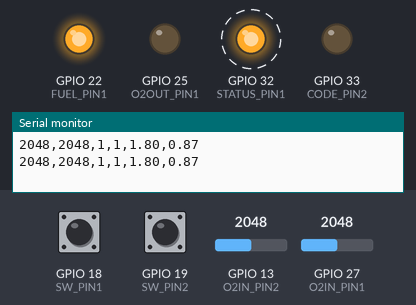
This sketch was run on a simulated ESP32. Shown: output pins drawn as LEDs (lit = HIGH), the last lines printed to the serial monitor. Dashed ring = blinking. The test bench sets the inputs (shaded band); at power-on: GPIO 27 (O2IN_PIN1) = 2048, GPIO 19 (SW_PIN2) HIGH, GPIO 13 (O2IN_PIN2) = 2048, GPIO 18 (SW_PIN1) HIGH. Pins used as bus, display or sensor lines are not drawn.

Above: at 1.4 s.
1.5 s: GPIO 27 (O2IN_PIN1) set to 1344
4.7 s: GPIO 27 (O2IN_PIN1) set to 1255
At 5.9 s:
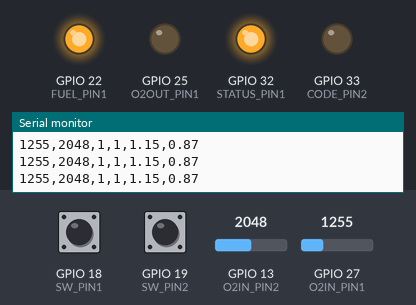
6.2 s: GPIO 19 (SW_PIN2) pulled LOW for 0.75 s
At 6.8 s:
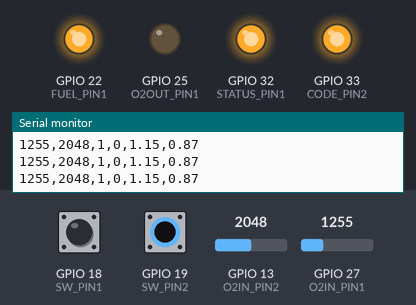
8.5 s: GPIO 27 (O2IN_PIN1) set to 385
At 9.6 s:
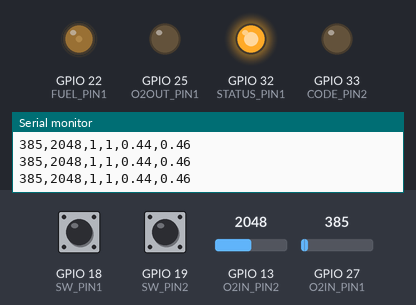
10.0 s: GPIO 27 (O2IN_PIN1) set to 334
At 11.0 s:
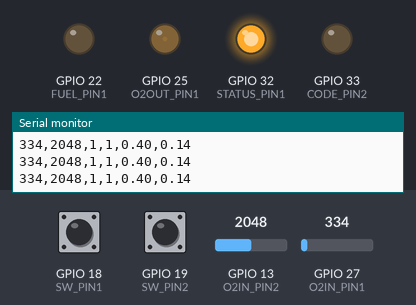
11.5 s: GPIO 19 (SW_PIN2) pulled LOW for 1 s
At 12.3 s:
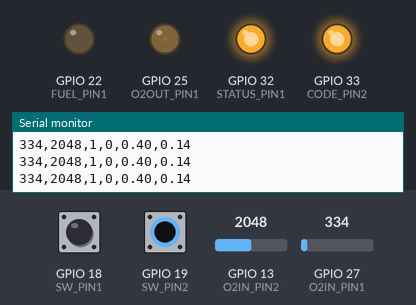
Timing chart, 0 to 14.5 s (numbered marks = the images above; inputs shaded):
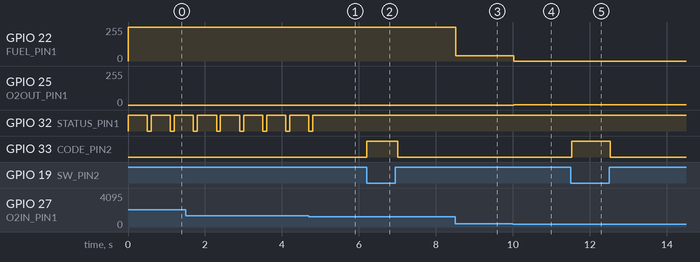

Measured:
- the behaviour switches between 1315 and 1314 on GPIO 27 (O2IN_PIN1) (found by bisection; images 0 and 1)
- after the input at 4.7 s, GPIO 32 (STATUS_PIN1): goes on until 4.8 s, then stays HIGH
- after the input at 6.2 s, GPIO 33 (CODE_PIN2): LOW → HIGH at once, → LOW 0.80 s later
- after the input at 8.5 s, GPIO 22 (FUEL_PIN1): 255/255 → 40/255 at once
- after the input at 10.0 s, GPIO 22 (FUEL_PIN1): 40/255 → 0/255 at once; GPIO 25 (O2OUT_PIN1): 0/255 → 3/255 at once
- after the input at 11.5 s, GPIO 33 (CODE_PIN2): LOW → HIGH at once, → LOW 1.0 s later
- by itself, GPIO 32 (STATUS_PIN1): alternates HIGH for 0.50 s and LOW for 0.10 s

The sketch:

narrowband_shifter2_0.ino
```cpp
///////// Description //////////
/*
  This is a lambda shift device for engines with narrow band sensors.
  Normally, the ECU judges the O2 sensor output of 0.4 to 0.5v as A/F 14.7,
  below 0.4v as lean, and above 0.5v as rich.

  This device receives the output from the O2 sensor at A6, shifts the in_voltage to be sent to the ECU, and outputs it to D3.
  Three different values are shifted by switches.
  -SW1 On: A/F ratio 14.0 Best power
  -SW2 On: A/F ratio 15.4 Best economy
  SW Off: A/F Ratio: 14.7 Stock The amount to be shifted can be adjusted by changing variables.

  STATUS_LED
  For detecting O2 sensor failure and checking switch settings.
  When the O2 sensor input is 0.1v or less (when the engine is stopped), the following operation is performed.
  -SW1 on: Flashes every 0.2 seconds
  -SW2 on: Flashes every 1 second
  -SW off: Flashes every 0.5 sec.
  If the blinking continues even after the engine is turned on, there is a possibility of 02 sensor failure.
  If the blinking interval does not change even after switching the switch, the switch may be faulty.

  Fuel_LED
  Lights up when the rich signal is sent to the ECU. You can check if it is working properly as a system.
  If the light does not come on when the engine is started and the accelerator pedal is opened, there may be some kind of error.
*/

///// A/F Config /////
// If you want to change A/F, Change value.
//-0.30 15.4
//-0.20 15.1
//-0.10 14.9
// 0.00 14.7
// 0.10 14.5
// 0.20 14.3
// 0.30 14.0
// 0.40 13.6-

const float sw1_shift = 0.30;
const float sw2_shift = 0.40;
const float swoff_shift = 0;

////////// Program ///////////
///// Update duration ////
const int update_frequency = 100;

//These are HW configuration.  Don't change this value
//
const int O2IN_PIN1 = 27;
const int O2IN_PIN2 = 13;
const int O2OUT_PIN1 = 25;
const int SW_PIN1 = 18;
const int SW_PIN2 = 19;
const int STATUS_PIN1 = 32;
const int FUEL_PIN1 = 22;
const int CODE_PIN1 = 23;
const int CODE_PIN2 = 33;

const int out_duty_low = 3;
const int out_duty_mid = 29;
const int out_duty_high = 63;
const float  min_volt = 0.14;

////////// Execution Part //////////
void setup() {
  Serial.begin( 9600 );
  pinMode( STATUS_PIN1, OUTPUT );
  //  pinMode( FUEL_PIN1, OUTPUT );
  pinMode( O2OUT_PIN1, OUTPUT );
  pinMode( SW_PIN1, INPUT_PULLUP );
  pinMode( SW_PIN2, INPUT_PULLUP );
  pinMode( CODE_PIN1, OUTPUT );
  pinMode( CODE_PIN2, OUTPUT );

  ledcSetup(0, 12800, 8);
  ledcAttachPin(FUEL_PIN1, 0);
}

void loop() {
  //  digitalWrite(FUEL_PIN1, HIGH);
  int o2_value1 = analogRead( O2IN_PIN1 );
  int o2_value2 = analogRead( O2IN_PIN2 );
  int sw1_value = digitalRead( SW_PIN1 );
  int sw2_value = digitalRead( SW_PIN2 );
  //  float in_volt = o2_value1 * 3.9 / 4096.0;
  //  float in_volt = (o2_value1 + 161) / 1260.0;
  float in_volt = (o2_value1 + 161) / 1230.0;

  float out_volt;
  float serial_out_volt;

  // Status LED turning on
  digitalWrite(STATUS_PIN1, HIGH);

  ///// SW1
  // Cording Plug
  digitalWrite(CODE_PIN1, HIGH );
  digitalWrite(CODE_PIN2, LOW );

  if (sw1_value == 0 ) {
    // OUTPUT to ECU and Rich LED
    serial_out_volt = out_proc(in_volt, sw1_shift);

    // STATUS LED　
    if (in_volt < min_volt || in_volt > 1.2) {
      delay(200);
      digitalWrite(STATUS_PIN1, LOW );
    }
  }

  ///// SW OFF
  if (sw1_value == 1 && sw2_value == 1 ) {
    // Cording Plug
    digitalWrite(CODE_PIN1, LOW );
    digitalWrite(CODE_PIN2, LOW );

    // OUTPUT to ECU and Rich LED
    serial_out_volt = out_proc(in_volt, swoff_shift);

    ///// STATUS LED　
    if (in_volt < min_volt || in_volt > 1.2) {
      delay(500);
      digitalWrite(STATUS_PIN1, LOW);
    }
  }

  // SW2
  if (sw2_value == 0 ) {
    // Cording Plug
    digitalWrite(CODE_PIN1, LOW );
    digitalWrite(CODE_PIN2, HIGH );

    // OUTPUT to ECU and Rich LED
    serial_out_volt = out_proc(in_volt, sw2_shift);

    // STATUS LED　
    if (in_volt < min_volt || in_volt > 1.2) {
      delay(1000);
      digitalWrite(STATUS_PIN1, LOW);
    }
  }
  // for logging //
  Serial.print( o2_value1 );
  Serial.print( "," );
  Serial.print( o2_value2 );
  Serial.print( "," );
  Serial.print( sw1_value );
  Serial.print( "," );
  Serial.print( sw2_value );
  Serial.print( "," );
  Serial.print( in_volt );
  Serial.print( "," );
  Serial.println ( serial_out_volt );

  // Duration of update in_voltage value
  delay(update_frequency);
}

//The voltage from the 02 sensor is input, the shift amount is added to the set air-fuel ratio,
//the output voltage to the ECU, and the FUEL LED is turned on or off.
float out_proc (float in_volt, float shift_value) {
  float out_volt;

  if (in_volt <= 0.43 + shift_value) {
    ledcWrite(0, 0 );
    dacWrite( O2OUT_PIN1, out_duty_low);
    out_volt = (out_duty_low + 9.0) / 83.0;
  }
  if (in_volt >= 0.43 + shift_value && in_volt < 0.47 + shift_value) {
    ledcWrite(0, 40 );
    out_volt = (out_duty_mid + 9.0) / 83.0;
  }

  if (in_volt >= 0.47 + shift_value) {
    ledcWrite(0, 255 );
    out_volt = (out_duty_high + 9.0) / 83.0;
  }
  return (out_volt);
}
```
